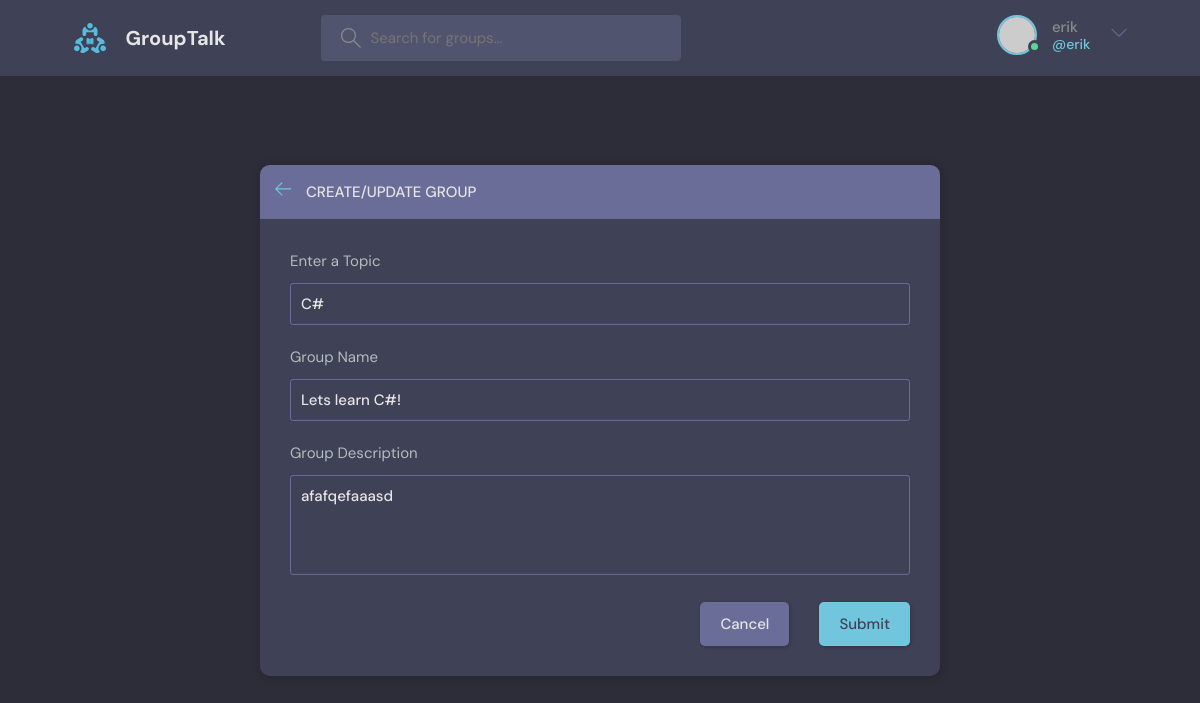
The app's page /update-group/7/ (signed in) with its own data.
### base/models.py (models this page shows, shortened)
class Group(models.Model):
    host = models.ForeignKey(User, on_delete=models.SET_NULL, null=True)
    topic = models.ForeignKey(Topic, on_delete=models.SET_NULL, null=True)
    name = models.CharField(max_length=200)
    description = models.TextField(null=True, blank=True)
    participants = models.ManyToManyField(User, related_name='participants', blank=True)
    updated = models.DateTimeField(auto_now=True)
    created = models.DateTimeField(auto_now_add=True)
    class Meta:
        ordering = ['-updated', '-created']

class Topic(models.Model):
    name = models.CharField(max_length=200)

### base/views.py (the view, shortened to what this page needs)
# urls.py: path('update-group/<str:pk>/', views.updateGroup, name="update-group"),
@login_required(login_url='login')
def updateGroup(request, pk):
    group = Group.objects.get(id=pk)
    form = GroupForm(instance=group)
    topics= Topic.objects.all()
    if request.user != group.host:
        return HttpResponse('You are not allowed here!!')
    context = {'form': form, 'topics': topics, 'group': group}
    return render(request, 'base/group_form.html', context)

### base/forms.py
class GroupForm(ModelForm):
    class Meta:
        model = Group
        fields = '__all__'
        exclude = ['host', 'participants']

### base/templates/base/group_form.html (shortened to what this page needs)
{% extends 'main.html' %}
{% block content %}
  <main class="create-room layout">
    <div class="container">
      <div class="layout__box">
        <div class="layout__boxHeader">
          <div class="layout__boxTitle">
            <a href="{% url 'home' %}">
              <svg version="1.1" xmlns="http://www.w3.org/2000/svg" width="32" height="32" viewBox="0 0 32 32">
                <title>arrow-left</title>
                <path
                  d="M13.723 2.286l-13.723 13.714 13.719 13.714 1.616-1.611-10.96-10.96h27.625v-2.286h-27.625l10.965-10.965-1.616-1.607z">
                </path>
              </svg>
            </a>
            <h3>Create/Update Group</h3>
          </div>
        </div>
        <div class="layout__body">
          <form class="form" action="" method="POST">
            <div class="form__group">
              <label for="room_topic">Enter a Topic</label>
              <input required type="text" value="{{group.topic.name}}" name="topic" list="topic-list"/>
            </div>
            <div class="form__group">
              <label for="room_name">Group Name</label>
              {{form.name}}
            </div>
            <div class="form__group">
              <label for="room_description">Group Description</label>
              {{form.description}}
            </div>
            <div class="form__action">
              <a class="btn btn--dark" href="{% url 'home' %}">Cancel</a>
              <button class="btn btn--main" type="submit">Submit</button>
            </div>
          </form>
        </div>
      </div>
    </div>
  </main>
{% endblock %}

### templates/navbar.html (shortened to what this page needs)
{% load static %}
<header class="header header--loggedIn">
    <div class="container">
      <a href="/" class="header__logo">
        <img src="{% static 'images/logo.svg' %}" />
        <h1>GroupTalk</h1>
      </a>
      <form class="header__search" method="GET" action="{% url 'home' %}">
        <label>
          <input name="q" placeholder="Search for groups..." />
        </label>
      </form>
      <nav class="header__menu">
        {% if request.user.is_authenticated %}
        <div class="header__user">
          <a href="{% url 'update-user' %}">
            <div class="avatar avatar--medium active">
              <img src="https://randomuser.me/api/portraits/men/37.jpg" />
            </div>
            <p>{{request.user.username}} <span>@{{request.user.username}}</span></p>
          </a>
          <button class="dropdown-button">
            <svg version="1.1" xmlns="http://www.w3.org/2000/svg" width="32" height="32" viewBox="0 0 32 32">
              <title>chevron-down</title>
              <path d="M16 21l-13-13h-3l16 16 16-16h-3l-13 13z"></path>
            </svg>
          </button>
        </div>
        {% else %}
        <a href="{% url 'login' %}">
          <img src="{% static 'images/avatar.svg' %}"  />
          <p>Login</p>
        </a>
        {% endif %}
      </nav>
    </div>
  </header>

### records on screen
Group: topic "C#", name "Lets learn C#!", description "afafqefaaasd"

### other values on screen
{{ request.user.username }} "erik"
